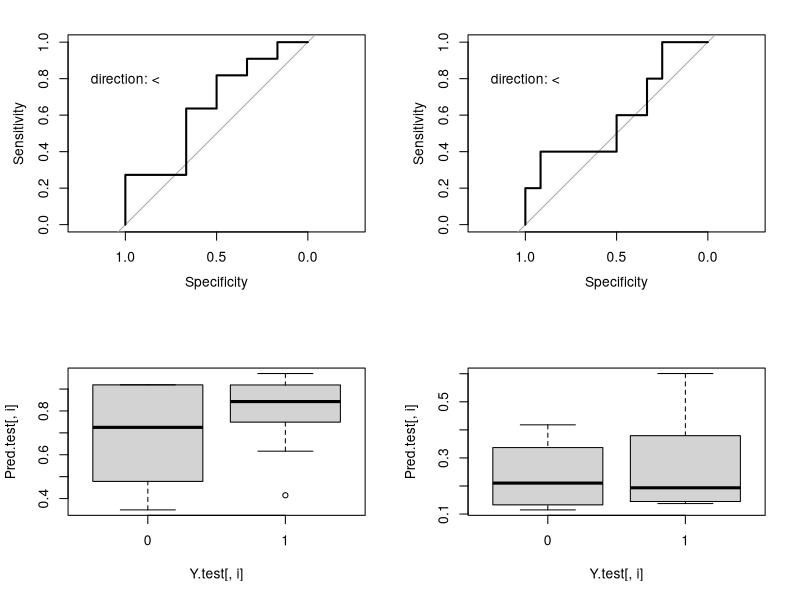
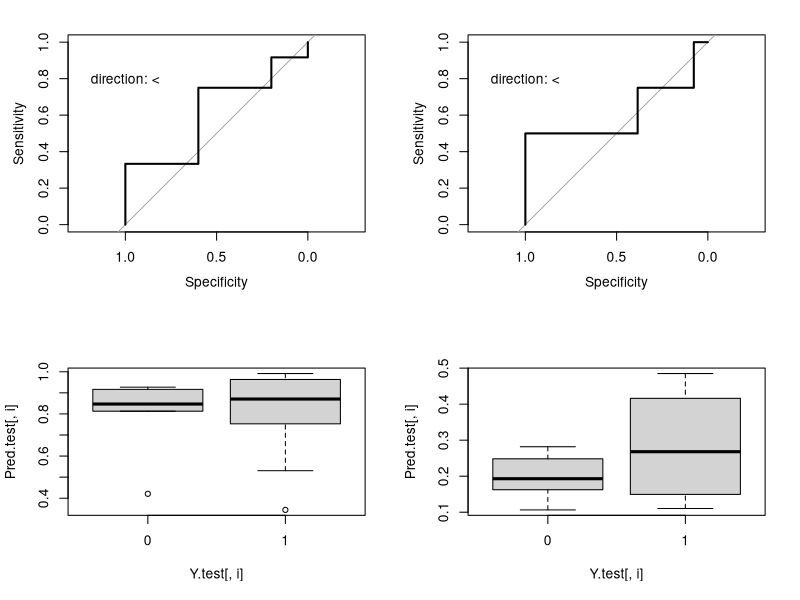

Here is the R script that generated these plots, in order:
### AUC functions


# testing data: 17 sites (20%) with response and predicted values from pa cross validation, 4 species
Y.test <- structure(c(1, 0, 0, 1, 0, 1, 1, 1, 1, 1, 1, 0, 0, 0, 1, 1, 1, 
                      1, 1, 0, 0, 0, 0, 1, 0, 0, 0, 0, 1, 1, 0, 0, 0, 0, 1, 1, 0, 1, 
                      0, 1, 1, 1, 1, 0, 0, 1, 1, 1, 1, 1, 0, 1, 1, 0, 0, 0, 1, 1, 0, 
                      0, 0, 0, 0, 0, 0, 0, 0, 0), .Dim = c(17L, 4L))

Pred.test <- structure(c(0.93892, 0.66146, 0.47845, 0.84288, 0.3483, 0.415, 
                         0.97109, 0.91469, 0.86533, 0.76702, 0.6164, 0.91962, 0.78906, 
                         0.91927, 0.73108, 0.83802, 0.92296, 0.60071, 0.13734, 0.29069, 
                         0.35382, 0.11483, 0.17761, 0.3793, 0.15075, 0.41787, 0.33493, 
                         0.24288, 0.14474, 0.19351, 0.33881, 0.13977, 0.11995, 0.12558, 
                         0.53059, 0.85161, 0.84674, 0.95095, 0.81294, 0.99165, 0.34469, 
                         0.85878, 0.65415, 0.42095, 0.92685, 0.89672, 0.88219, 0.85416, 
                         0.97768, 0.97595, 0.91641, 0.34734, 0.18854, 0.10646, 0.27799, 
                         0.28179, 0.48508, 0.11032, 0.24834, 0.14395, 0.18885, 0.21009, 
                         0.18454, 0.16242, 0.21792, 0.26658, 0.19304, 0.14045), 
                       .Dim = c(17L, 4L), .Dimnames = list(NULL, NULL))

Y.test
Pred.test

# calculate AUC values - pROC
sapply(1:ncol(Pred.test), function(i) as.numeric(pROC::roc(Y.test[,i],Pred.test[,i])$auc))
# Metrics package
sapply(1:ncol(Pred.test), function(i) Metrics::auc(Y.test[,i],Pred.test[,i]))
# second value is different

# pROC::auc() requires direction to be specified
rocList <- lapply(1:ncol(Pred.test), function(i) pROC::roc(Y.test[,i],Pred.test[,i], direction = "<"))

## In the second species, the average predicted values at presences happen to be lower than the average values for absences
## Can see this as the equivalent of the Wilcoxon test - see plots

par(mfcol = c(2,2))

for(i in 1:4){
  
  plot(rocList[[i]])
  text(1, 0.8, paste("direction:", rocList[[i]]["direction"]))
  boxplot(Pred.test[,i] ~ Y.test[,i])
  
}


# specify direction in pROC - see 'direction' in helpfile
# "<": if the predictor values for the control [0] group are lower or equal than the values of the case [1] group  
sapply(1:ncol(Pred.test), function(i) as.numeric(pROC::roc(Y.test[,i],Pred.test[,i], direction = "<")$auc))

# Metrics package
# from help file: where the smallest values correspond to the observations most believed to be in the negative class and the
# largest values indicate the observations most believed to be in the positive class
sapply(1:ncol(Pred.test), function(i) Metrics::auc(Y.test[,i],Pred.test[,i]))
